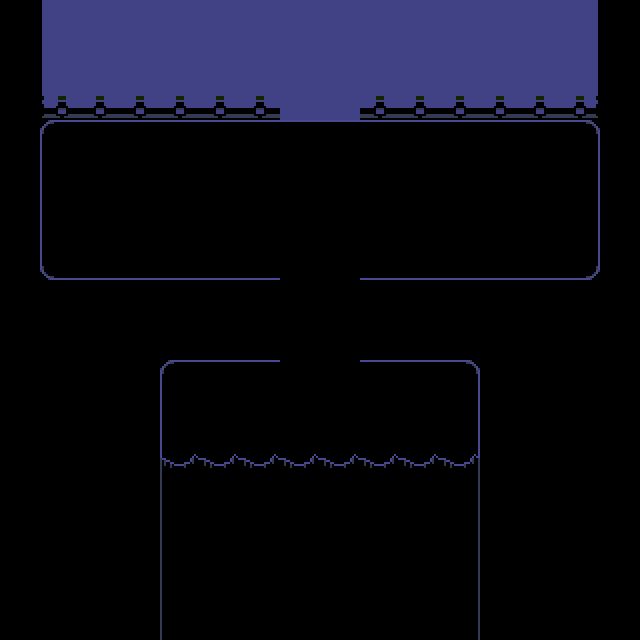

A 2D game scene composited from a Tiled map and its tileset images. What follows is a short description and the map's XML, with every tile layer's data as written:
An orthogonal 16x16 tile map with 40x40 px tiles, 2 tile layers (Tile Layer 1, LockedPit) and 14 objects (elevatordoor, pit_lock, warpspawn, savepoint, spawn).

<map version="1.10" tiledversion="1.10.1" orientation="orthogonal" renderorder="right-down" width="16" height="16" tilewidth="40" tileheight="40" infinite="0" nextlayerid="6" nextobjectid="17">
 <editorsettings>
  <export target="pre_pit.lua" format="lua" />
 </editorsettings>
 <properties>
  <property name="name" value="Dark Pit - Entry" />
 </properties>
 <tileset firstgid="1" source="../tilesets/pit_area_1.tsx" />
 <layer id="1" name="Tile Layer 1" width="16" height="16">
  <data encoding="csv">
0,79,80,80,80,80,80,80,80,80,80,80,80,80,81,0,
0,79,80,80,80,80,80,80,80,80,80,80,80,80,81,0,
0,92,93,93,93,93,93,80,80,93,93,93,93,93,94,0,
0,1,2,2,2,2,2,2,2,2,2,2,2,2,3,0,
0,14,15,15,15,15,15,15,15,15,15,15,15,15,16,0,
0,14,15,15,15,15,15,15,15,15,15,15,15,15,16,0,
0,27,28,28,28,28,28,15,15,28,28,28,28,28,29,0,
0,0,0,0,0,0,0,43,45,0,0,0,0,0,0,0,
0,0,0,0,0,0,0,43,45,0,0,0,0,0,0,0,
0,0,0,0,1,2,2,15,15,2,2,3,0,0,0,0,
0,0,0,0,14,15,15,15,15,15,15,16,0,0,0,0,
0,0,0,0,59,60,60,60,60,60,60,61,0,0,0,0,
0,0,0,0,72,73,73,73,73,73,73,74,0,0,0,0,
0,0,0,0,72,73,73,73,73,73,73,74,0,0,0,0,
0,0,0,0,72,73,73,73,73,73,73,74,0,0,0,0,
0,0,0,0,72,73,73,73,73,73,73,74,0,0,0,0
</data>
 </layer>
 <layer id="5" name="LockedPit" width="16" height="16">
  <data encoding="csv">
0,0,0,0,0,0,0,0,0,0,0,0,0,0,0,0,
0,0,0,0,0,0,0,0,0,0,0,0,0,0,0,0,
0,0,0,0,0,0,0,0,0,0,0,0,0,0,0,0,
0,0,0,0,0,0,0,0,0,0,0,0,0,0,0,0,
0,0,0,0,0,0,0,0,0,0,0,0,0,0,0,0,
0,0,0,0,0,0,0,0,0,0,0,0,0,0,0,0,
0,0,0,0,0,0,0,0,0,0,0,0,0,0,0,0,
0,0,0,0,0,0,0,15,15,0,0,0,0,0,0,0,
0,0,0,0,0,0,0,15,15,0,0,0,0,0,0,0,
0,0,0,0,0,0,0,0,0,0,0,0,0,0,0,0,
0,0,0,0,0,0,0,0,0,0,0,0,0,0,0,0,
0,0,0,0,0,0,0,0,0,0,0,0,0,0,0,0,
0,0,0,0,0,0,0,0,0,0,0,0,0,0,0,0,
0,0,0,0,0,0,0,0,0,0,0,0,0,0,0,0,
0,0,0,0,0,0,0,0,0,0,0,0,0,0,0,0,
0,0,0,0,0,0,0,0,0,0,0,0,0,0,0,0
</data>
 </layer>
 <objectgroup id="2" name="collision">
  <object id="5" name="elevatordoor" x="260" y="80" width="120" height="40" />
  <object id="16" name="pit_lock" x="280" y="280" width="80" height="80" />
 </objectgroup>
 <objectgroup id="3" name="objects">
  <object id="1" name="warpspawn" x="440" y="120" width="120" height="40">
   <properties>
    <property name="skin" value="cyber_city" />
   </properties>
  </object>
  <object id="4" name="savepoint" x="180" y="140">
   <properties>
    <property name="override_power" type="bool" value="true" />
    <property name="text1" value="* Looking down into the pit, you feel uncertainty..." />
    <property name="text2" value="* But also power." />
    <property name="text3" value="* (Savepoints in this DLC will not heal you.)" />
   </properties>
   <point />
  </object>
  <object id="6" x="40" y="80" width="240" height="40" />
  <object id="7" x="360" y="80" width="240" height="40" />
  <object id="8" x="600" y="80" width="40" height="560" />
  <object id="9" x="0" y="80" width="40" height="560" />
  <object id="10" x="40" y="280" width="120" height="360" />
  <object id="11" x="480" y="280" width="120" height="360" />
  <object id="12" x="160" y="480" width="320" height="160" />
  <object id="13" x="160" y="280" width="120" height="80" />
  <object id="14" x="360" y="280" width="120" height="80" />
 </objectgroup>
 <objectgroup id="4" name="markers">
  <object id="2" name="spawn" x="320" y="200">
   <point />
  </object>
 </objectgroup>
</map>
